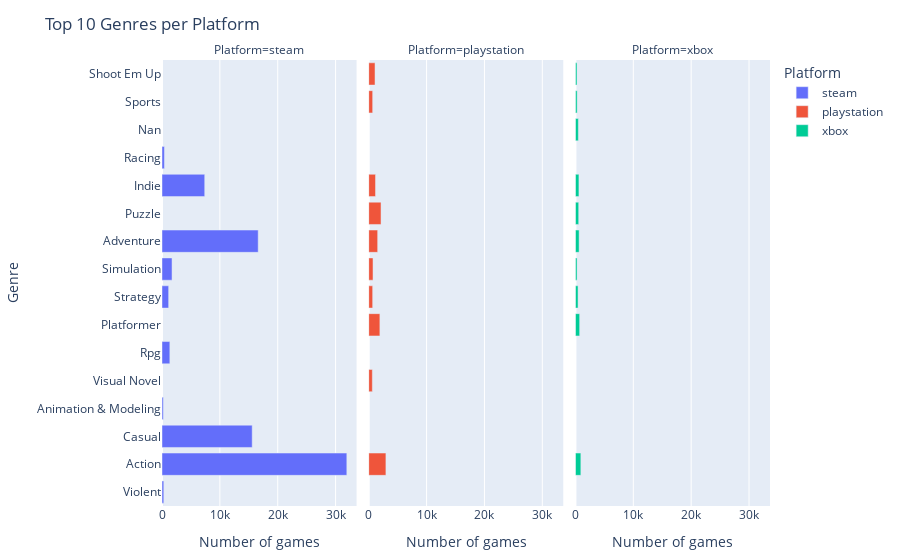

Notebook code cell kept with this figure:
### Code cell
fig_q3_per_plat_interactive = px.bar(
    top_genres_per_plat,
    x="count",
    y=display_genre_col,
    color="platform",
    facet_col="platform",
    facet_col_wrap=3,
    orientation="h",
    title="Top 10 Genres per Platform",
    labels={
        "count": "Number of games",
        display_genre_col: "Genre",
        "platform": "Platform"
    }
)

fig_q3_per_plat_interactive.update_layout(
    yaxis=dict(categoryorder="total ascending"),
    legend_title_text="Platform",
    margin=dict(l=60, r=20, t=60, b=40)
)

fig_q3_per_plat_interactive.show()

### Figure 1 — Plotly figure (JSON) as saved in the notebook; plotly's stock layout.template omitted (floating-point values rounded to 4 significant figures)
{"data": [{"hovertemplate": "Platform=steam<br>Number of games=%{x}<br>Genre=%{y}<extra></extra>", "legendgroup": "steam", "marker": {"color": "#636efa", "pattern": {"shape": ""}}, "name": "steam", "orientation": "h", "showlegend": true, "textposition": "auto", "type": "bar", "x": [31945, 16627, 15590, 7385, 1736, 1357, 1149, 415, 309, 228], "xaxis": "x", "y": ["Action", "Adventure", "Casual", "Indie", "Simulation", "Rpg", "Strategy", "Racing", "Violent", "Animation & Modeling"], "yaxis": "y"}, {"hovertemplate": "Platform=playstation<br>Number of games=%{x}<br>Genre=%{y}<extra></extra>", "legendgroup": "playstation", "marker": {"color": "#EF553B", "pattern": {"shape": ""}}, "name": "playstation", "orientation": "h", "showlegend": true, "textposition": "auto", "type": "bar", "x": [2972, 2128, 1928, 1546, 1177, 1088, 743, 683, 682, 626], "xaxis": "x2", "y": ["Action", "Puzzle", "Platformer", "Adventure", "Indie", "Shoot Em Up", "Simulation", "Strategy", "Sports", "Visual Novel"], "yaxis": "y2"}, {"hovertemplate": "Platform=xbox<br>Number of games=%{x}<br>Genre=%{y}<extra></extra>", "legendgroup": "xbox", "marker": {"color": "#00cc96", "pattern": {"shape": ""}}, "name": "xbox", "orientation": "h", "showlegend": true, "textposition": "auto", "type": "bar", "x": [935, 729, 634, 603, 566, 507, 453, 295, 279, 266], "xaxis": "x3", "y": ["Action", "Platformer", "Adventure", "Indie", "Puzzle", "Nan", "Strategy", "Sports", "Simulation", "Shoot Em Up"], "yaxis": "y3"}], "layout": {"annotations": [{"font": {}, "showarrow": false, "text": "Platform=steam", "x": 0.16, "xanchor": "center", "xref": "paper", "y": 1, "yanchor": "bottom", "yref": "paper"}, {"font": {}, "showarrow": false, "text": "Platform=playstation", "x": 0.5, "xanchor": "center", "xref": "paper", "y": 1, "yanchor": "bottom", "yref": "paper"}, {"font": {}, "showarrow": false, "text": "Platform=xbox", "x": 0.84, "xanchor": "center", "xref": "paper", "y": 1, "yanchor": "bottom", "yref": "paper"}], "barmode": "relative", "legend": {"title": {"text": "Platform"}, "tracegroupgap": 0}, "margin": {"b": 40, "l": 60, "r": 20, "t": 60}, "title": {"text": "Top 10 Genres per Platform"}, "xaxis": {"anchor": "y", "domain": [0, 0.32], "title": {"text": "Number of games"}}, "xaxis2": {"anchor": "y2", "domain": [0.34, 0.66], "matches": "x", "title": {"text": "Number of games"}}, "xaxis3": {"anchor": "y3", "domain": [0.68, 1.0], "matches": "x", "title": {"text": "Number of games"}}, "yaxis": {"anchor": "x", "categoryorder": "total ascending", "domain": [0, 1], "title": {"text": "Genre"}}, "yaxis2": {"anchor": "x2", "domain": [0, 1], "matches": "y", "showticklabels": false}, "yaxis3": {"anchor": "x3", "domain": [0, 1], "matches": "y", "showticklabels": false}}}
